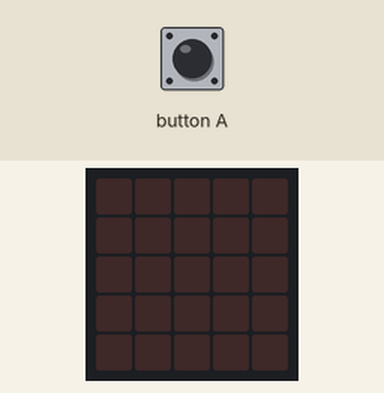
Simulated run of this program. Board: BBC micro:bit (MakeCode). Parts: the board's 5×5 LED display. Inputs (shaded band) come from the test bench. Random numbers come from a fixed seed.

Above: at 1.2 s.
1.3 s: button A pressed for 0.15 s
At 2.5 s:
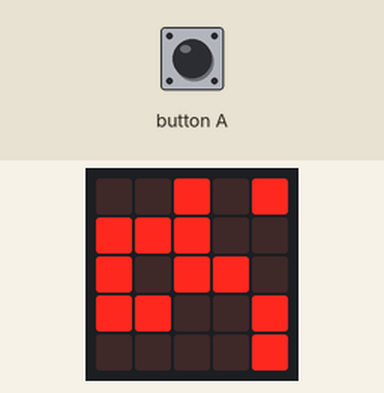
4.4 s: button A pressed for 0.15 s
At 6.3 s:
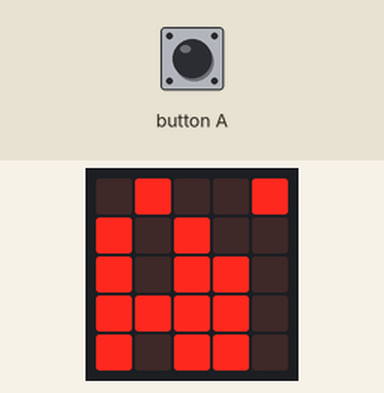
7.5 s: button A pressed for 0.15 s
At 8.9 s:
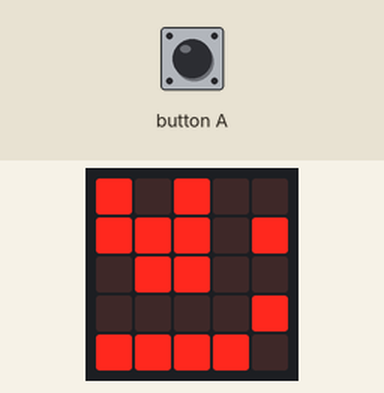
10.6 s: button A pressed for 0.15 s
At 12.7 s:
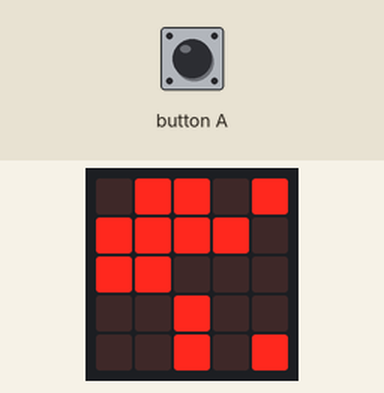
13.7 s: button A pressed for 0.15 s
At 16.4 s:
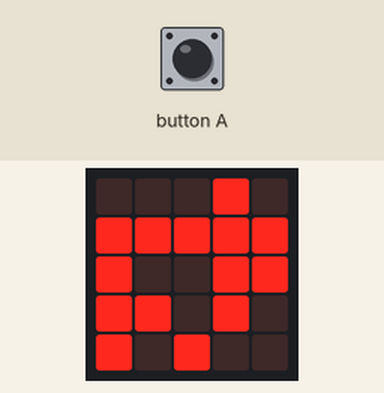
16.8 s: button A pressed for 0.15 s
At 19.1 s:
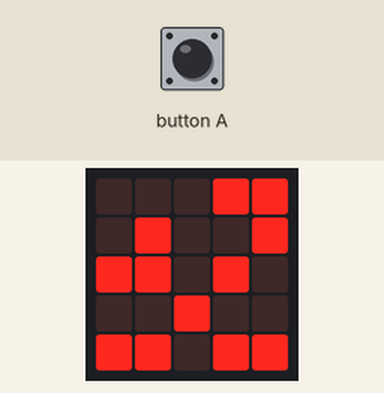
Timing chart, 0 to 20.6 s (numbered marks = the images above; inputs shaded):
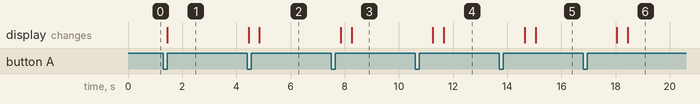

Measured:
- after the input at 1.3 s, the display: changes after 0.15 s (image 1)

The program:

main.ts
```typescript
input.onButtonPressed(Button.A, () => {
    basic.clearScreen()
    let on = 0
    let x = 0
    let y = 0
    let yes = 0
    do {
        if (randint(0,1) == 1 && led.point(x, y) === false) {
            led.plot(x, y)
            on++
            if (x == 2 && y == 2) {
                yes = 1
            }
        }
        if (x == 4) {
            x = 0
            y++
        }
        else if (x == 4 && y == 4 && on < 15) {
            x = 0
            y = 0
        }
        else {
            x++
        }
    } while (on != 15)

    basic.pause(3000)
    basic.clearScreen()
    if (yes == 1) {
        basic.showLeds(`
        #...#
        .#.#.
        ..#..
        .#.#.
        #...#
        `)
    }
    else {
        basic.showLeds(`
        .....
        ....#
        ...#.
        #.#..
        .#...
        `)
    }
})
```

test.ts
```typescript
// ide kerülnek a tesztek; a rendszer ezt nem kompilálja, ha a csomagot bővítményként használják.
```
